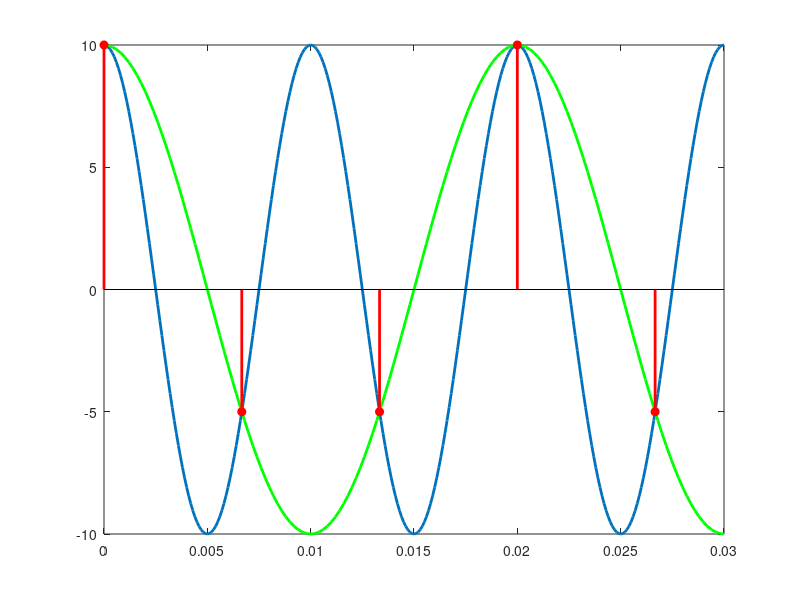

MATLAB code to generate this figure:
clc;
clear all;
close all;

% We'll sample a signal at a frequency 500 Hz
% xc = 10*cos(200*pi*t)
% Signal Frequency, Fo = 100 and Signal Period, To = 1/100
% Sampling Frequency, Fs = 500 and Sampling Period, Ts = 1/500

Fo = 100; % Signal Frequency
To = 1/Fo; % Signal Period
Fo1 = 50; % Aliased Frequency
To1 = 1/Fo1; % Aliased signal period
Fs = 150; % Sampling Frequency which is greater than Nyquist Rate
Ts = 1/Fs;

%% continuous signal
t = 0:To/100:3*To; % Time axis for continuous signal
xc = 10*cos(200*pi*t); % continuous signal

%% sampled signal
t1 = 0:Ts:3*To; % Sampled time axis
xs = 10*cos(200*pi*t1); % Sampled Signal

%% aliased continuous signal
t2 = 0:To1/100:3*To; % Time axis for aliased signal
xc2 = 10*cos(100*pi*t2); % Aliased Signal

%% plotting all the signals together
plot(t, xc, 'Linewidth', 2); % plotting continuous-time signal
hold on 
plot(t2, xc2,'g', 'Linewidth', 2); % plotting the aliased signal
stem(t1, xs, 'r','filled', 'Linewidth', 2); % showing the sampled values in the same plot